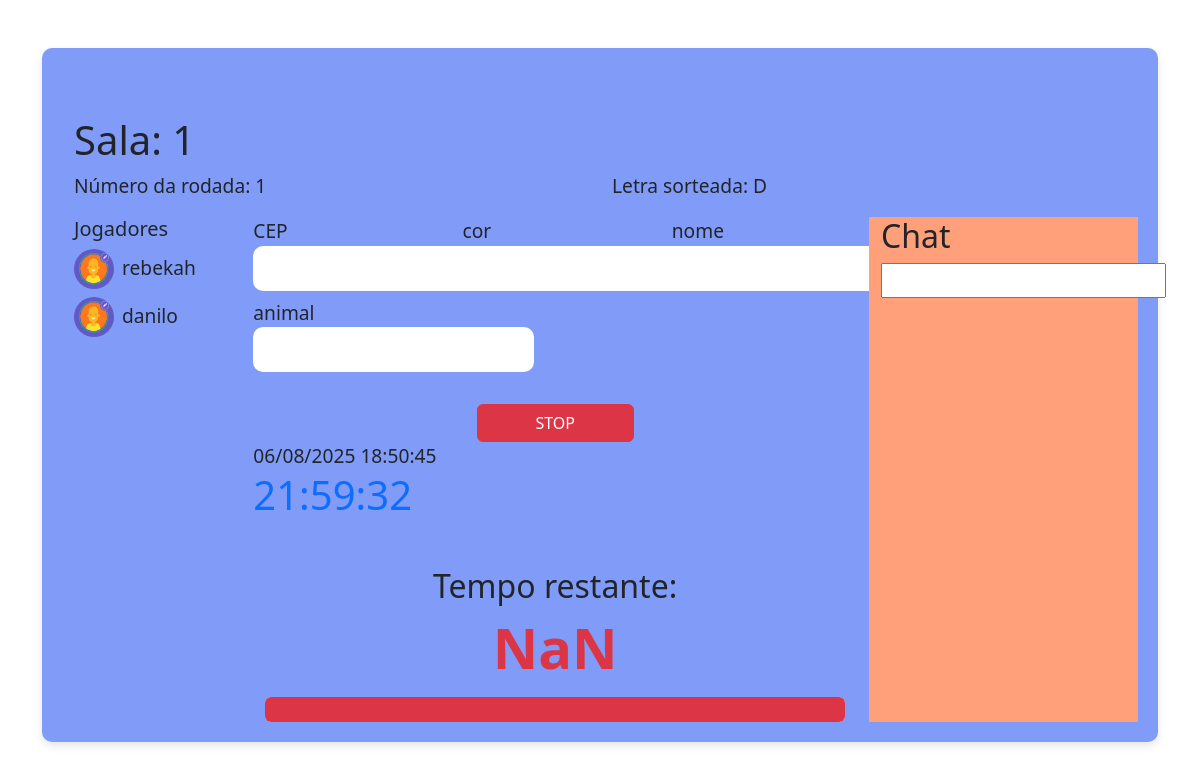
Page /sala/1 on the committed database.
### app.py (models this page shows, shortened)
class Sala(db.Model):
    id = db.Column(db.Integer, primary_key=True)
    numero_rodadas = db.Column(db.Integer, nullable=False)
    rodadas = db.relationship('Rodada', backref='sala', lazy=True)
    temas = db.relationship('Tema', secondary='sala_tema', backref='salas', lazy=True)
    tempo = db.Column(db.Integer, nullable=False)
    jogadores = db.relationship('Jogador', secondary='sala_jogador', backref='salas', lazy=True)
    letras = db.relationship('Letras', secondary='sala_letras', backref='salas', lazy=True)
    numero_jogadores = db.Column(db.Integer, nullable=False)
    senha = db.Column(db.String(120), nullable=True)
    finalizado = db.Column(db.Boolean, default=False)
    data_criacao = db.Column(db.DateTime, nullable=False, default=db.func.current_timestamp())
    data_inicio = db.Column(db.DateTime, nullable=True)
    rodada_atual = db.Column(db.Integer, nullable=False, default=0)

class Rodada(db.Model):
    id = db.Column(db.Integer, primary_key=True)
    numero = db.Column(db.Integer, nullable=False)
    sala_id = db.Column(db.Integer, db.ForeignKey('sala.id'), nullable=False)
    letra_id = db.Column(db.ForeignKey('letras.id'), nullable=False)
    letra = db.relationship('Letras', backref='rodadas', lazy=True)
    data_inicio = db.Column(db.DateTime, nullable=True)
    data_fim = db.Column(db.DateTime, nullable=True)

class Letras(db.Model):
    id = db.Column(db.Integer, primary_key=True)
    letra = db.Column(db.String(1), nullable=False)

class Tema(db.Model):
    id = db.Column(db.Integer, primary_key=True)
    nome = db.Column(db.String(50), nullable=False)

### app.py (the view)
@app.route('/sala/<int:sala_id>')
def sala(sala_id):
    sala = Sala.query.get_or_404(sala_id)
    rodada_atual = Rodada.query.filter_by(sala_id=sala.id, numero=sala.rodada_atual).first()
    data_inicio_brl = datetime_to_brl(rodada_atual.data_inicio) if rodada_atual and rodada_atual.data_inicio else None
    return render_template('sala.html', sala=sala, rodadas=sala.rodadas, letras=sala.letras, temas=sala.temas, jogadores=sala.jogadores, rodada=rodada_atual,data_inicio_brl=data_inicio_brl)

### app.py (called while the page is built)
def datetime_to_brl(dt):
    return dt+timedelta(hours=-3) if dt else None

### templates/sala.html (shortened to what this page needs)
{% extends "base.html" %}
{% block content %}
{% if sala.data_inicio %}
<div class="container mt-5">
    <h1>Sala: {{ sala.id }}</h1>
    {% else %}
    <div class="container mt-5">
        <h1>Sala: {{ sala.id }}</h1>
        <p>Aguardando início do jogo...</p>
        {% endif %}
        {% if sala.data_inicio %}
        <div class="row">
            <div class="col-6">
                <p>Número da rodada: {{rodada.numero}} </p>
            </div>
            <div class="col-6">
                <p>Letra sorteada: {{rodada.letra.letra}}</p>
            </div>
        </div>
        {% endif %}
        <div class="row">
            <div class="col-md-2 col-lg-2">
                <h5>Jogadores</h5>
                <ul class="list-unstyled">
                    {% for jogador in ["rebekah","danilo"] %}
                    <li class="d-flex align-items-center mb-2">
                        <img src="{{ url_for('static', filename='avatar.jpg') }}" alt="avatar" width="40" height="40"
                            class="rounded-circle me-2">
                        <span>{{ jogador }}</span>
                    </li>
                    {% endfor %}
                </ul>
            </div>
            <div class="col-md-7 col-lg-7">
                {% if sala.data_inicio %}
                <div class="row">
                    {% for tema in temas %}
                    <div class="col-4">
                        <label for="tema_{{tema.id}}">{{tema.nome}}</label>
                        <input type="text" class=" mb-2 input-response" id="{{tema.nome}}"
                            name="tema_{{tema.id}}"  required>
                    </div>
                    {% endfor %}
                </div>
                <div class="row align-items-center justify-content-center">
                <button type="submit" class="btn btn-danger mt-4 col-3">STOP</button>
                </div>
                <div>{{data_inicio_brl.strftime('%d/%m/%Y %H:%M:%S') if rodada.data_inicio }}
                    <div id="hora" class="display-6 text-primary"></div>
                    <div class="container text-center mt-5">
                        <h2>Tempo restante:</h2>
                        <div id="timer" class="display-4 fw-bold text-danger">{{ sala.tempo }}</div>
                        <div class="progress mt-3" style="height: 25px;">
                            <div id="progress-bar" class="progress-bar bg-danger" role="progressbar"
                                style="width: 100%;" aria-valuenow="100" aria-valuemin="0" aria-valuemax="100"></div>
                        </div>
                    </div>
                </div>
                {% endif %}
            </div>
            <div class="col-md-3 col-lg-3" style="background-color: lightsalmon;">
                <div class="row">
                    <h2>Chat</h2>
                </div>
                <div class="row">
                    <form action="chat">
                        <input type="text">
                    </form>
                </div>
            </div>
        </div>
        {% endblock %}

### static/style.css (style rules this page uses)
#timer { transition: transform 0.3s ease, color 0.3s ease; }
.input-response { outline: none; box-shadow: none; border-radius: 10px; height: 45px; border: none; }

### rows in the picture
Sala: id "1"
Rodada: numero "1", data_inicio "06/08/2025 18:50:45"
Letras: letra.letra "D"
Tema: nome "CEP"
Tema: nome "cor"
Tema: nome "nome"
Tema: nome "animal"

### other values in the picture
{{ jogador }} "rebekah" "danilo"
